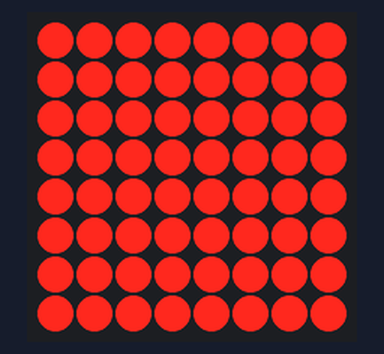
Bench run of a sketch on a simulated Arduino Uno, built with avr-gcc and run on an emulated ATmega328P. On the bench: 8×8 LED matrix. Wiring (inferred from the names in the program): MAX7219 LED driver (orientation assumed): data pin 8; clock pin 10; CS pin 9.

Above: at 0.1 s.
At 1.55 s:
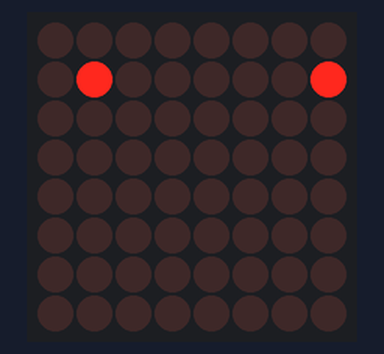
At 1.95 s:
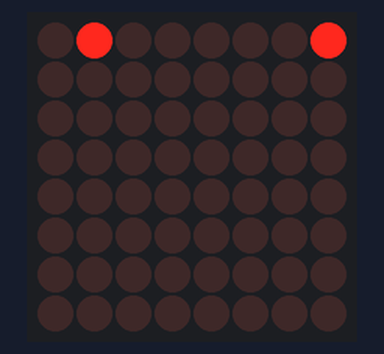

Measured:
- by itself, everything shown: repeats every 0.80 s, in 4 steps
- what the display in image 0 shows lasts 1.0 s, from 0.1 s to 1.1 s

The sketch:

channel_board_tester.ino
```cpp
const byte MAX_DIN = 8; // => max7219/1
const byte MAX_CLK = 10; // => max7219/13
const byte MAX_CS  = 9; // => max7219/12

void maxWrite(uint8_t reg, uint8_t data) {
  digitalWrite(MAX_CS, LOW);
  shiftOut(MAX_DIN, MAX_CLK, MSBFIRST, reg);
  shiftOut(MAX_DIN, MAX_CLK, MSBFIRST, data);
  digitalWrite(MAX_CS, HIGH);
}

void setup() {
  // put your setup code here, to run once:
  pinMode(MAX_DIN, OUTPUT);
  pinMode(MAX_CLK, OUTPUT);
  pinMode(MAX_CS,  OUTPUT);
  digitalWrite(MAX_CS, HIGH);

  delay(50);                 // settle

  maxWrite(12, 0x01);      // Shutdown: normal operation
  maxWrite(11, 0x07);      // Scan limit: digits 0..7
  maxWrite(10, 0x08);      // Intensity mid
  maxWrite(9, 0x00);      // Decode mode: no-decode
  maxWrite(15, 0x01);
  delay(1000);
  maxWrite(15, 0x00);

}


void loop() {
  // Light up the first digit (DIG1)
  maxWrite(1, 0b01000001); // Light up segment A on DIG1
  delay(200);
  maxWrite(1, 0b00000000); // Turn off DIG1
  delay(200);

  // Light up the second digit (DIG2)
  maxWrite(2, 0b01000001); // Light up segment A on DIG2
  delay(200);
  maxWrite(2, 0b00000000); // Turn off DIG2
  delay(200);
}
```
